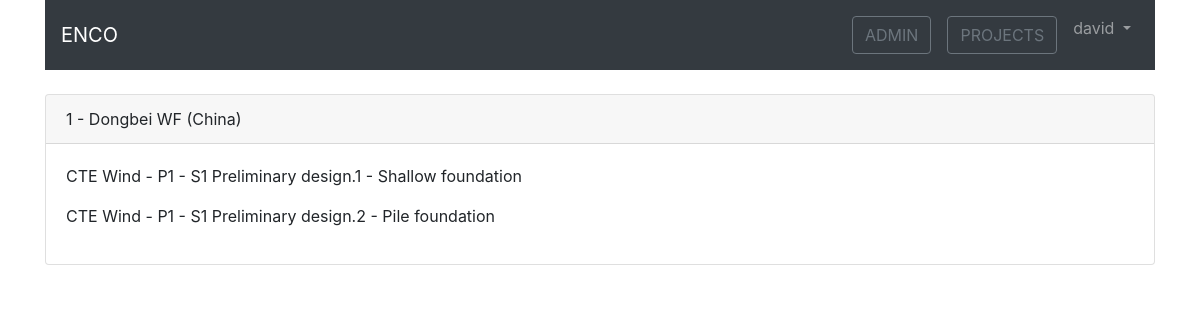
Screenshot of /projects/detail/1/ (signed in) with the database file from the repository.
### projects/models.py (models this page shows, shortened)
class Project(models.Model):
    contract = models.ForeignKey(Contract, on_delete=models.CASCADE)
    internal_id = models.PositiveIntegerField(blank=True, null=True)
    name = models.CharField(max_length=50)
    country = models.CharField(max_length=30)
    def __str__(self):
        return (f"{self.internal_id} - {self.name} ({self.country})")

class Task(models.Model):
    stage = models.ForeignKey(Stage, related_name='tasks', on_delete=models.CASCADE)
    internal_id = models.PositiveIntegerField(blank=True, null=True)
    scope = models.ForeignKey(ScopeType, related_name='+', on_delete=models.CASCADE)
    task_type = models.ForeignKey(TaskType, related_name='+', on_delete=models.CASCADE)
    description = models.CharField(max_length=50, default='', blank=True)
    deadline = models.DateField()
    def __str__(self):
        return f'{self.stage}.{self.internal_id} - {self.task_type}'

class Stage(models.Model):
    project = models.ForeignKey(Project, related_name='stages', on_delete=models.CASCADE)
    internal_id = models.PositiveIntegerField(blank=True, null=True)
    name = models.CharField(max_length=50, blank=True)
    created = models.DateField(auto_now_add=True)
    def __str__(self):
        return f"{self.project.contract.provider.name} - P{self.project.internal_id} - S{self.internal_id} {self.name}"

class Contract(models.Model):
    created = models.DateField(auto_now_add=True)
    internal_id = models.PositiveIntegerField(blank=True, null=True)
    provider = models.ForeignKey(Company, related_name='provider', on_delete=models.CASCADE)
    client = models.ForeignKey(Company, related_name='client', on_delete=models.CASCADE)
    signed = models.DateField(default=None, null=True, blank=True)
    deadline = models.DateField(default=None, null=True, blank=True)

class TaskType(models.Model):
    name = models.CharField(max_length=30, default='Shallow foundation')
    def __str__(self):
        return f"{self.name}"

### contacts/models.py (models this page shows, shortened)
class Company(models.Model):
    name = models.CharField(max_length=30)
    country = models.CharField(max_length=30)

### projects/views.py (the view)
# urls.py: path('detail/<int:internal_id>/', views.project_detail, name='detail')
def project_detail(request, internal_id):
    project = Project.objects.get(internal_id=internal_id)
    args = {'project': project}
    return render(request, 'projects/detail.html', args)

### projects/templates/projects/detail.html
{% extends 'base.html' %}
{% block breadcrumb %}
<div class="card">
    <div class="card-header">
        {{ project }}
    </div>
    <div class="card-body">
        {% for stage in project.stages.all %}
            {% for task in stage.tasks.all %}
                <p>{{task}}</p>
            {% endfor %}
        {% endfor %}
    </div>
</div>
{% endblock breadcrumb %}

### home/templates/base.html (shortened to what this page needs)
<html>
    <head>
        <link rel="stylesheet" href="https://stackpath.bootstrapcdn.com/bootstrap/4.1.3/css/bootstrap.min.css">
        {% load static %}
        {% block stylesheet %}
            <link rel="stylesheet" href="{% static 'home/style.css' %}" type="text/css">
        {% endblock stylesheet %}
    </head>
    <body>
        <div class="container">
            {% block body %}
                <nav class="navbar navbar-expand-sm navbar-dark bg-dark">
                    <a class="navbar-brand" href="{% url 'home:home' %}">ENCO</a>
                    <div class="collapse navbar-collapse" id="mainMenu">
                        <ul class="navbar-nav ml-auto">
                            {% if user.is_authenticated %}
                                <li class="nav-link"><a class="btn btn-outline-secondary" href="{% url 'admin:index' %}">ADMIN</a></li>
                                <li class="nav-link"><a class="btn btn-outline-secondary" href="{% url 'projects:list' %}">PROJECTS</a></li>
                                <li class="nav-item dropdown">
                                    <a class="nav-link dropdown-toggle" href="#" id="userMenu" data-toggle="dropdown" aria-haspopup="true" aria-expanded="false">
                                        {{ user.username}}
                                    </a>
                                </li>
                            {% else %}
                                <li class="nav-link"><a href="{% url 'accounts:login' %}" class="btn btn-outline-secondary">Log in</a></li>
                                <li class="nav-link"><a href="{% url 'accounts:register' %}" class="btn btn-outline-secondary">Register</a></li>
                            {% endif %}
                        </ul>
                    </div>
                </nav>
                <br>
                {% block breadcrumb %}{% endblock breadcrumb %}
            {% endblock body %}
        </div>
        <br>
    </body>
</html>

### rows the page displays
Project: internal+name+country "1 - Dongbei WF (China)"
Task: stage+internal+task_type "CTE Wind - P1 - S1 Preliminary design.1 - Shallow foundation"
Task: stage+internal+task_type "CTE Wind - P1 - S1 Preliminary design.2 - Pile foundation"

### other values shown
{{ user.username }} "david"
